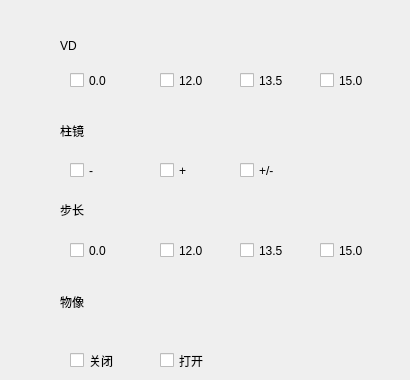
      <widget class="QWidget" name="page_quguangdu">
       <widget class="QCheckBox" name="checkBox_3">
        <property name="geometry">
         <rect>
          <x>240</x>
          <y>70</y>
          <width>81</width>
          <height>21</height>
         </rect>
        </property>
        <property name="acceptDrops">
         <bool>true</bool>
        </property>
        <property name="styleSheet">
         <string notr="true">font: 13pt &quot;黑体&quot;;</string>
        </property>
        <property name="text">
         <string>13.5</string>
        </property>
       </widget>
       <widget class="QCheckBox" name="checkBox_5">
        <property name="geometry">
         <rect>
          <x>320</x>
          <y>240</y>
          <width>81</width>
          <height>21</height>
         </rect>
        </property>
        <property name="acceptDrops">
         <bool>true</bool>
        </property>
        <property name="styleSheet">
         <string notr="true">font: 13pt &quot;黑体&quot;;</string>
        </property>
        <property name="text">
         <string>15.0</string>
        </property>
       </widget>
       <widget class="QLabel" name="label_10">
        <property name="geometry">
         <rect>
          <x>60</x>
          <y>200</y>
          <width>51</width>
          <height>20</height>
         </rect>
        </property>
        <property name="styleSheet">
         <string notr="true">font: 14pt &quot;黑体&quot;;</string>
        </property>
        <property name="text">
         <string>步长</string>
        </property>
       </widget>
       <widget class="QCheckBox" name="checkBox_8">
        <property name="geometry">
         <rect>
          <x>70</x>
          <y>160</y>
          <width>81</width>
          <height>21</height>
         </rect>
        </property>
        <property name="acceptDrops">
         <bool>true</bool>
        </property>
        <property name="styleSheet">
         <string notr="true">font: 13pt &quot;黑体&quot;;</string>
        </property>
        <property name="text">
         <string>-</string>
        </property>
       </widget>
       <widget class="QCheckBox" name="checkBox_9">
        <property name="geometry">
         <rect>
          <x>160</x>
          <y>240</y>
          <width>81</width>
          <height>21</height>
         </rect>
        </property>
        <property name="acceptDrops">
         <bool>true</bool>
        </property>
        <property name="styleSheet">
         <string notr="true">font: 13pt &quot;黑体&quot;;</string>
        </property>
        <property name="text">
         <string>12.0</string>
        </property>
       </widget>
       <widget class="QCheckBox" name="checkBox_4">
        <property name="geometry">
         <rect>
          <x>320</x>
          <y>70</y>
          <width>81</width>
          <height>21</height>
         </rect>
        </property>
        <property name="acceptDrops">
         <bool>true</bool>
        </property>
        <property name="styleSheet">
         <string notr="true">font: 13pt &quot;黑体&quot;;</string>
        </property>
        <property name="text">
         <string>15.0</string>
        </property>
       </widget>
       <widget class="QLabel" name="label_11">
        <property name="geometry">
         <rect>
          <x>60</x>
          <y>120</y>
          <width>61</width>
          <height>21</height>
         </rect>
        </property>
        <property name="styleSheet">
         <string notr="true">font: 14pt &quot;黑体&quot;;</string>
        </property>
        <property name="text">
         <string>柱镜</string>
        </property>
       </widget>
       <widget class="QCheckBox" name="checkBox_15">
        <property name="geometry">
         <rect>
          <x>70</x>
          <y>350</y>
          <width>81</width>
          <height>21</height>
         </rect>
        </property>
        <property name="acceptDrops">
         <bool>true</bool>
        </property>
        <property name="styleSheet">
         <string notr="true">font: 13pt &quot;黑体&quot;;</string>
        </property>
        <property name="text">
         <string>关闭</string>
        </property>
       </widget>
       <widget class="QLabel" name="label_12">
        <property name="geometry">
         <rect>
          <x>60</x>
          <y>292</y>
          <width>51</width>
          <height>20</height>
         </rect>
        </property>
        <property name="styleSheet">
         <string notr="true">font: 14pt &quot;黑体&quot;;</string>
        </property>
        <property name="text">
         <string>物像</string>
        </property>
       </widget>
       <widget class="QCheckBox" name="checkBox_10">
        <property name="geometry">
         <rect>
          <x>240</x>
          <y>240</y>
          <width>81</width>
          <height>21</height>
         </rect>
        </property>
        <property name="acceptDrops">
         <bool>true</bool>
        </property>
        <property name="styleSheet">
         <string notr="true">font: 13pt &quot;黑体&quot;;</string>
        </property>
        <property name="text">
         <string>13.5</string>
        </property>
       </widget>
       <widget class="QCheckBox" name="checkBox_11">
        <property name="geometry">
         <rect>
          <x>70</x>
          <y>240</y>
          <width>81</width>
          <height>21</height>
         </rect>
        </property>
        <property name="acceptDrops">
         <bool>true</bool>
        </property>
        <property name="styleSheet">
         <string notr="true">font: 13pt &quot;黑体&quot;;</string>
        </property>
        <property name="text">
         <string>0.0</string>
        </property>
       </widget>
       <widget class="QCheckBox" name="checkBox_2">
        <property name="geometry">
         <rect>
          <x>160</x>
          <y>70</y>
          <width>81</width>
          <height>21</height>
         </rect>
        </property>
        <property name="acceptDrops">
         <bool>true</bool>
        </property>
        <property name="styleSheet">
         <string notr="true">font: 13pt &quot;黑体&quot;;</string>
        </property>
        <property name="text">
         <string>12.0</string>
        </property>
       </widget>
       <widget class="QLabel" name="label_13">
        <property name="geometry">
         <rect>
          <x>60</x>
          <y>40</y>
          <width>54</width>
          <height>12</height>
         </rect>
        </property>
        <property name="styleSheet">
         <string notr="true">font: 14pt &quot;黑体&quot;;</string>
        </property>
        <property name="text">
         <string>VD</string>
        </property>
       </widget>
       <widget class="QCheckBox" name="checkBox_16">
        <property name="geometry">
         <rect>
          <x>160</x>
          <y>350</y>
          <width>81</width>
          <height>21</height>
         </rect>
        </property>
        <property name="acceptDrops">
         <bool>true</bool>
        </property>
        <property name="styleSheet">
         <string notr="true">font: 13pt &quot;黑体&quot;;</string>
        </property>
        <property name="text">
         <string>打开</string>
        </property>
       </widget>
       <widget class="QCheckBox" name="checkBox_7">
        <property name="geometry">
         <rect>
          <x>240</x>
          <y>160</y>
          <width>81</width>
          <height>21</height>
         </rect>
        </property>
        <property name="acceptDrops">
         <bool>true</bool>
        </property>
        <property name="styleSheet">
         <string notr="true">font: 13pt &quot;黑体&quot;;</string>
        </property>
        <property name="text">
         <string>+/-</string>
        </property>
       </widget>
       <widget class="QCheckBox" name="checkBox">
        <property name="geometry">
         <rect>
          <x>70</x>
          <y>70</y>
          <width>81</width>
          <height>21</height>
         </rect>
        </property>
        <property name="acceptDrops">
         <bool>true</bool>
        </property>
        <property name="styleSheet">
         <string notr="true">font: 13pt &quot;黑体&quot;;</string>
        </property>
        <property name="text">
         <string>0.0</string>
        </property>
       </widget>
       <widget class="QCheckBox" name="checkBox_6">
        <property name="geometry">
         <rect>
          <x>160</x>
          <y>160</y>
          <width>81</width>
          <height>21</height>
         </rect>
        </property>
        <property name="acceptDrops">
         <bool>true</bool>
        </property>
        <property name="styleSheet">
         <string notr="true">font: 13pt &quot;黑体&quot;;</string>
        </property>
        <property name="text">
         <string>+</string>
        </property>
       </widget>
      </widget>
